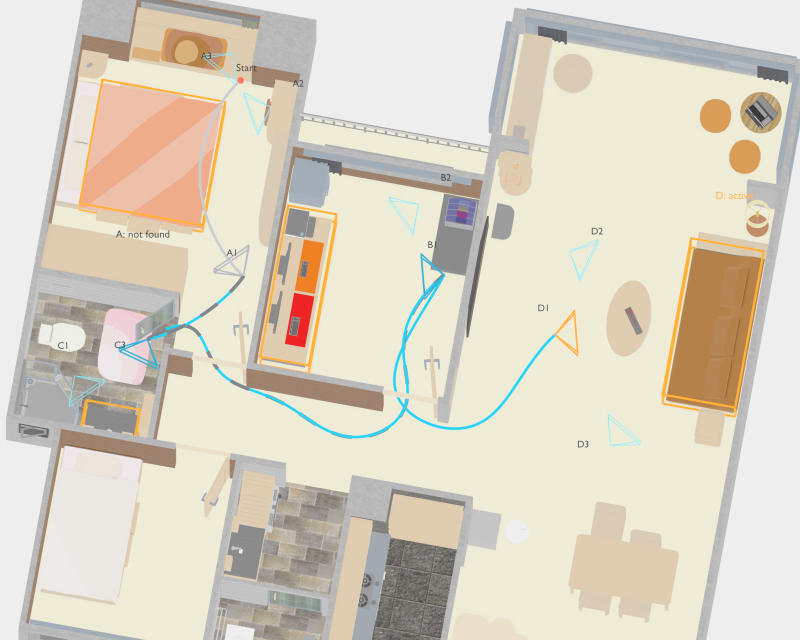
#> input picture figures/source/fig07_joint_planning/home_p3_3d_work/conditional_oblique_render.png, 1600 x 1280 px (shown at 1/2 size)
$ python compose_conditional_figure.py
#> lines starting #> are read from the running program, lines starting #| are printed output that depends on the picture
"""Compose legend and condition text around the 3-D Blender rendering."""
from pathlib import Path
from PIL import Image,ImageDraw,ImageFont
H=Path(__file__).resolve().parent
im=Image.open(H/'conditional_oblique_render.png').convert('RGB').crop((0,0,1600,1000))
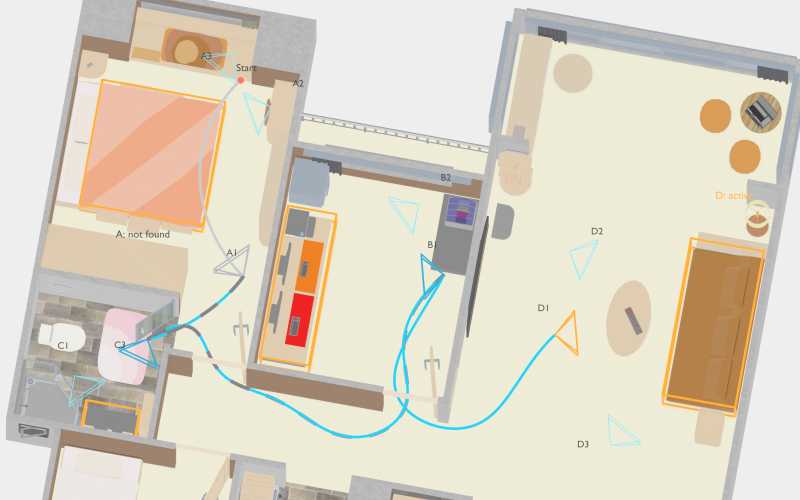
#> im: PIL image 1600x1000 RGB (shown at 1/2 size); mean R, G, B 220.5, 212.9, 196.9
out=Image.new('RGB',(1600,1185),'white'); out.paste(im,(0,0)); d=ImageDraw.Draw(out)
#> after `out = Image.new('RGB', (1600, 1185), 'white')`: out: PIL image 1600x1185 RGB; every value is 255
#> after `out.paste(im, (0, 0))`:
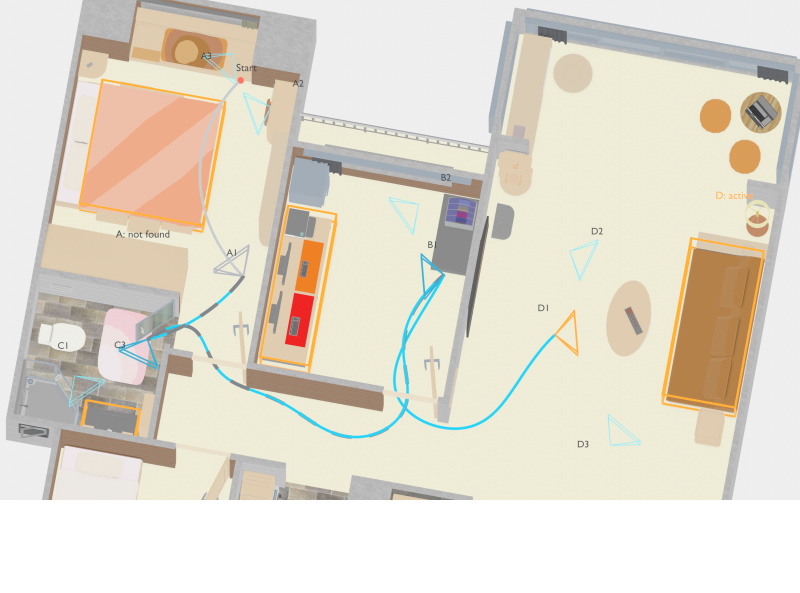
#> out: PIL image 1600x1185 RGB (shown at 1/2 size); mean R, G, B 225.9, 219.4, 206
font=ImageFont.truetype('/usr/share/fonts/truetype/dejavu/DejaVuSans.ttf',27); small=ImageFont.truetype('/usr/share/fonts/truetype/dejavu/DejaVuSans.ttf',25); bold=ImageFont.truetype('/usr/share/fonts/truetype/dejavu/DejaVuSans-Bold.ttf',27)
d.line((45,1013,1555,1013),fill='#d8dee2',width=2)
def item_line(x,y,color,label,dash=False):
 if dash:
  for i in range(0,80,24): d.line((x+i,y,x+min(i+13,80),y),fill=color,width=6)
 else: d.line((x,y,x+80,y),fill=color,width=6)
 d.text((x+96,y-18),label,font=font,fill='#30383e')
item_line(60,1054,'#858a8d','Executed')
item_line(412,1054,'#4b5155','Initial plan',True)
item_line(825,1054,'#00aacc','Updated plan')
d.polygon([(1270,1068),(1294,1036),(1318,1068)],outline='#e88a1b',width=4); d.text((1330,1035),'Active',font=font,fill='#30383e')
d.text((60,1110),'Initial: A → C → B',font=bold,fill='#495258')
d.text((500,1110),'A: not found  →  D active',font=bold,fill='#b96915')
d.text((1080,1110),'Updated: C → B → D',font=bold,fill='#087b93')
out.save(H/'fig7_conditional_view_draft.png',dpi=(300,300))
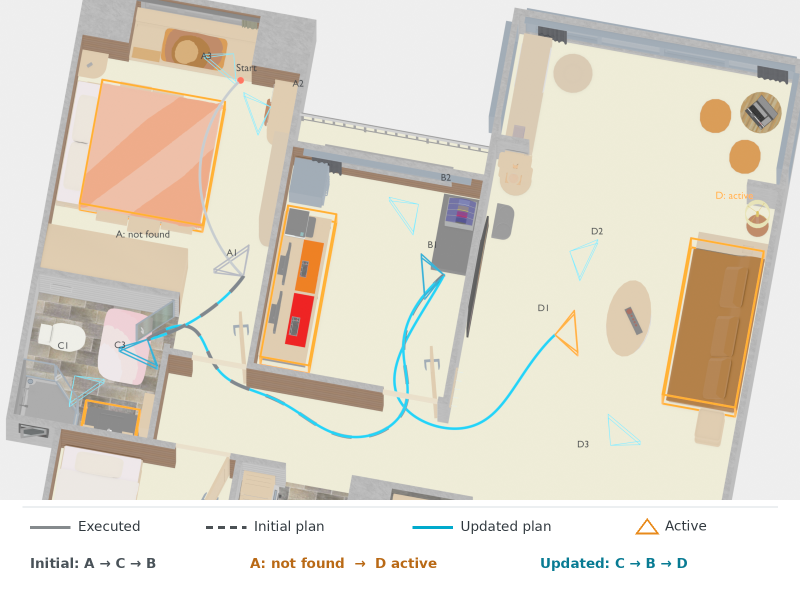
#> saved as fig7_conditional_view_draft.png: PIL image 1600x1185 RGB (shown at 1/2 size); mean R, G, B 224.9, 218.5, 204.9
out.save(H/'fig7_conditional_view_draft.pdf','PDF',resolution=300.0)
